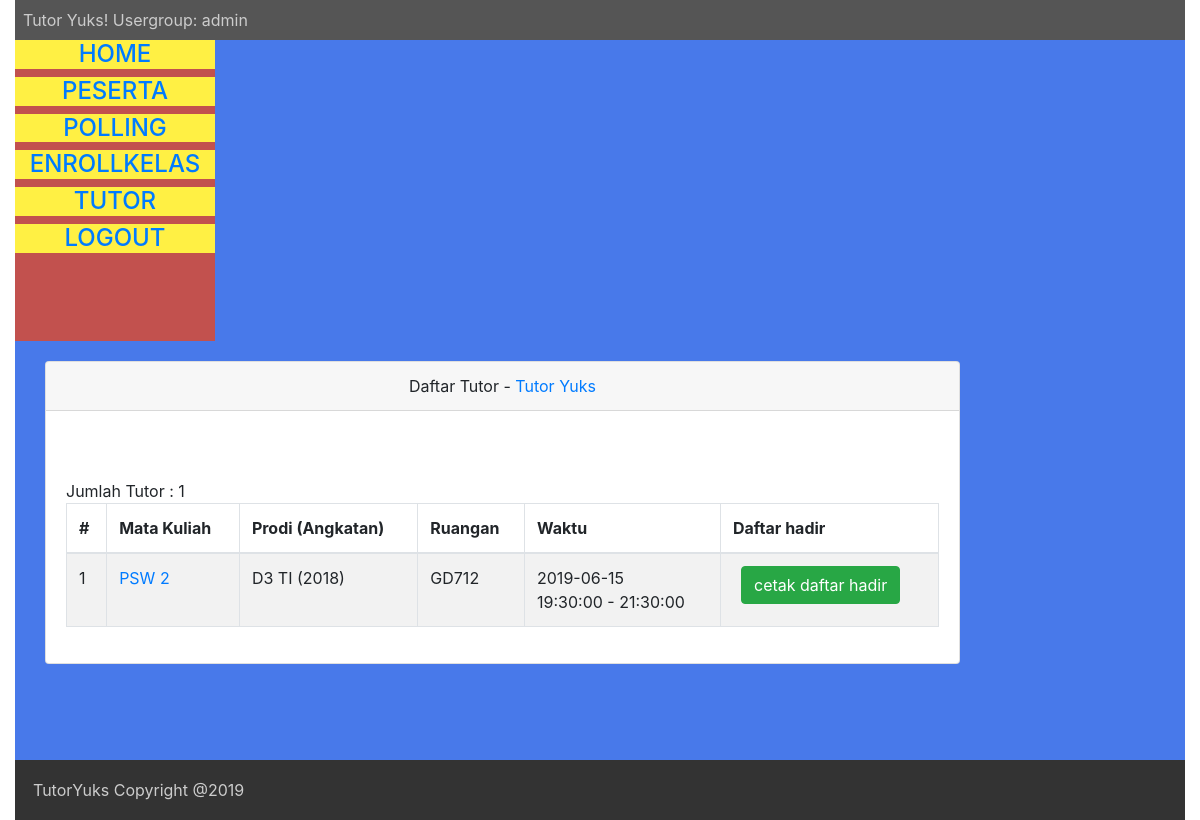
/admin/tutor.php (signed in), run on the app's committed database.
### tables this page shows
CREATE TABLE `kelas` (
  `id` int(10) unsigned NOT NULL AUTO_INCREMENT,
  `matkul` varchar(50) DEFAULT NULL,
  `prodi` varchar(50) DEFAULT NULL,
  `tanggal` date DEFAULT NULL,
  `ruangan` varchar(50) DEFAULT NULL,
  `waktu_mulai` time DEFAULT NULL,
  `waktu_selesai` time DEFAULT NULL,
  `expired` date DEFAULT NULL,
  `angkatan` varchar(50) DEFAULT NULL,
  `status_tutor` int(1) DEFAULT '0',
  `last_updated` timestamp NULL DEFAULT NULL,
  `status_expired` int(1) DEFAULT '0',
  PRIMARY KEY (`id`)
);

### admin/proses/function/functions.php (called while the page is built, shortened)
<?php
	$conn = mysqli_connect(DB_HOST, DB_USER, DB_PASS, DB_NAME);
	function exeQuery($query){
		global $conn;
		$stat = mysqli_query($conn, $query);
		return $stat;
	}
	function getAllKelas()
	{
		$sql = "SELECT * from kelas";
		$polling = exeQuery($sql);
		return $polling;
	}
?>

### admin/tutor.php (the view, shortened to what this page needs)
<?php
require_once "header.php";
include_once "proses/function/functions.php";
?>
<div class="col-md-10">
	<div class="container">
            <div class="card mt-1">
                <div class="card-header text-center">
                    Daftar Tutor - <a href="#" target="_blank">Tutor Yuks</a>
                </div>
                <div class="card-body">
                    <br/>
                    <br/>
                    <table class="table table-bordered table-hover table-striped">
                        <thead>
                            <tr>
                                <th>#</th>
                                <th>Mata Kuliah</th>
                                <th>Prodi (Angkatan)</th>
                                <th>Ruangan</th>
                                <th>Waktu</th>
                                <th>Daftar hadir</th>
                            </tr>
                        </thead>
                        <?php
                        $tutor = getAllKelas(); $count=0;
                        while ($data = mysqli_fetch_array($tutor, MYSQLI_ASSOC)) {
                        	if($data['status_tutor'] == 1){
                        ?>
                        <tbody>
                            <tr>
                                <td><?=++$count?></td>
                                <td><a href="detailTutor.php?id=<?=$data['id']?>"><?=$data['matkul']?></a></td>
                                <td><?=$data['prodi']?> (<?=$data['angkatan']?>)</td>
                                <td><?=$data['ruangan']?></td>
                                <td><?=$data['tanggal']?> <br/> <?=$data['waktu_mulai']?> - <?=$data['waktu_selesai']?></td>
                                <td> <a href="absensi_kelas.php?id=<?=$data['id']?>" target="_blank" class="btn btn-success ml-2">cetak daftar hadir</a> </td>
                            </tr>
                        </tbody>
                        <?php
                        	}
                        }
                        ?>
                    </table>
                </div>
            </div>
        </div>
</div>
<?php
require_once "footer.php";
?>

### css/style.css (style rules this page uses)
.container { padding: 16px; }

### data on the page
kelas: matkul "PSW 2", prodi "D3 TI", angkatan "2018", ruangan "GD712", tanggal "2019-06-15", waktu_mulai "19:30:00", waktu_selesai "21:30:00"

### other printed values
$_SESSION['role'] "admin"
